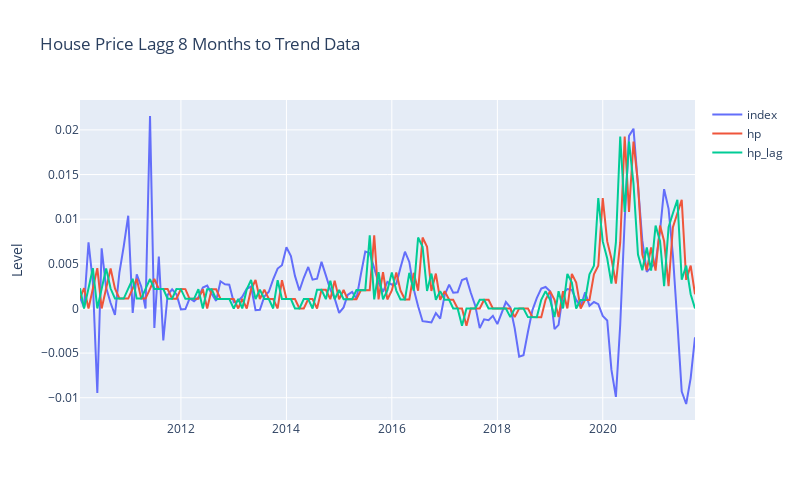

Notebook code for this chart:
### Code cell
fig_2 = px.line(df_main_clean, color='variable',labels={"value": "Level","_index": "","variable": ""}, width=800, height=500,title="House Price Lagg 8 Months to Trend Data")
fig_2.show()

### Figure 1 — Plotly figure (JSON) as saved in the notebook; plotly's stock layout.template omitted (floating-point values rounded to 4 significant figures; data arrays with more than 128 entries replaced by an {"elided": "..."} marker saying what was removed)
{"data": [{"hovertemplate": "=%{x}<br>Level=%{y}<extra></extra>", "legendgroup": "index", "line": {"color": "#636efa", "dash": "solid"}, "marker": {"symbol": "circle"}, "mode": "lines", "name": "index", "orientation": "v", "showlegend": true, "type": "scatter", "x": {"elided": "141 str values"}, "xaxis": "x", "y": {"elided": "141 float values"}, "yaxis": "y"}, {"hovertemplate": "=%{x}<br>Level=%{y}<extra></extra>", "legendgroup": "hp", "line": {"color": "#EF553B", "dash": "solid"}, "marker": {"symbol": "circle"}, "mode": "lines", "name": "hp", "orientation": "v", "showlegend": true, "type": "scatter", "x": {"elided": "141 str values"}, "xaxis": "x", "y": {"elided": "141 float values"}, "yaxis": "y"}, {"hovertemplate": "=%{x}<br>Level=%{y}<extra></extra>", "legendgroup": "hp_lag", "line": {"color": "#00cc96", "dash": "solid"}, "marker": {"symbol": "circle"}, "mode": "lines", "name": "hp_lag", "orientation": "v", "showlegend": true, "type": "scatter", "x": {"elided": "141 str values"}, "xaxis": "x", "y": {"elided": "141 float values"}, "yaxis": "y"}], "layout": {"height": 500, "legend": {"title": {"text": ""}, "tracegroupgap": 0}, "title": {"text": "House Price Lagg 8 Months to Trend Data"}, "width": 800, "xaxis": {"anchor": "y", "domain": [0, 1], "title": {"text": ""}}, "yaxis": {"anchor": "x", "domain": [0, 1], "title": {"text": "Level"}}}}
